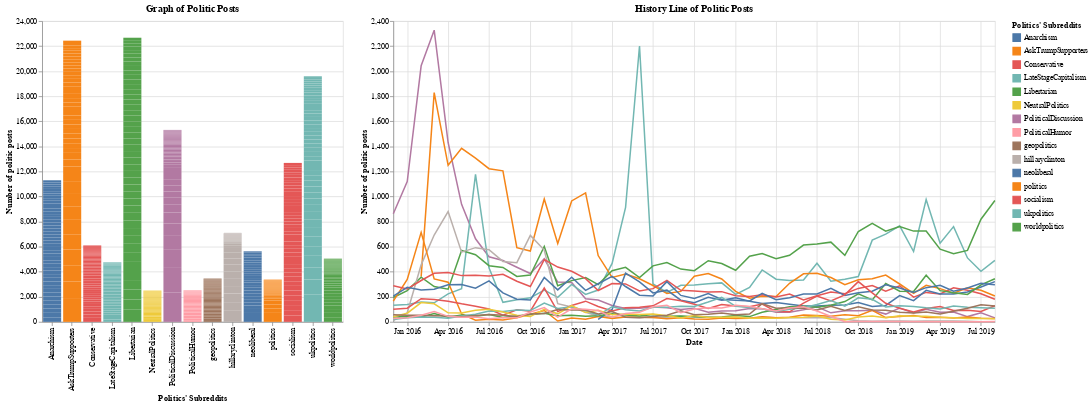

Notebook code cell kept with this figure:
### Code cell
select_search_term = alt.selection_single(encodings=["x"])

trends_line = alt.Chart(politics_posts).mark_line().encode(
    x=alt.X("date:T", timeUnit="yearmonth", title='Date'),
    y=alt.Y("number_posts", title='Number of politic posts'),
    color=alt.Color("uniq_subreddit", title="Politics' Subreddits")
).transform_filter(
    select_search_term
).properties(
    width = 800, 
    height= 400,
    title="History Line of Politic Posts"
)


trends_bar = alt.Chart(politics_posts).mark_bar().encode(
    x=alt.X("uniq_subreddit", title="Politics' Subreddits"),
    y=alt.Y("number_posts", title='Number of politic posts'),
    color=alt.Color("uniq_subreddit", title="Politics' Subreddits")
).properties(
    selection=select_search_term
).properties(
    width = 400, 
    height= 400,
    title="Graph of Politic Posts"
)


trends_bar|trends_line

### Figure 1 — Vega-Lite specification as saved in the notebook (floating-point values rounded to 4 significant figures; data arrays with more than 128 entries replaced by an {"elided": "..."} marker saying what was removed)
{"config": {"view": {"continuousWidth": 400, "continuousHeight": 300}}, "hconcat": [{"mark": "bar", "encoding": {"color": {"type": "nominal", "field": "uniq_subreddit", "title": "Politics' Subreddits"}, "x": {"type": "nominal", "field": "uniq_subreddit", "title": "Politics' Subreddits"}, "y": {"type": "quantitative", "field": "number_posts", "title": "Number of politic posts"}}, "height": 400, "selection": {"selector019": {"type": "single", "encodings": ["x"]}}, "title": "Graph of Politic Posts", "width": 400}, {"mark": "line", "encoding": {"color": {"type": "nominal", "field": "uniq_subreddit", "title": "Politics' Subreddits"}, "x": {"type": "temporal", "field": "date", "timeUnit": "yearmonth", "title": "Date"}, "y": {"type": "quantitative", "field": "number_posts", "title": "Number of politic posts"}}, "height": 400, "title": "History Line of Politic Posts", "transform": [{"filter": {"selection": "selector019"}}], "width": 800}], "data": {"name": "data-3226071f2a811441346e9f92c5ade5f2"}, "$schema": "https://vega.github.io/schema/vega-lite/v4.0.2.json", "datasets": {"data-3226071f2a811441346e9f92c5ade5f2": {"elided": "652 records"}}}
